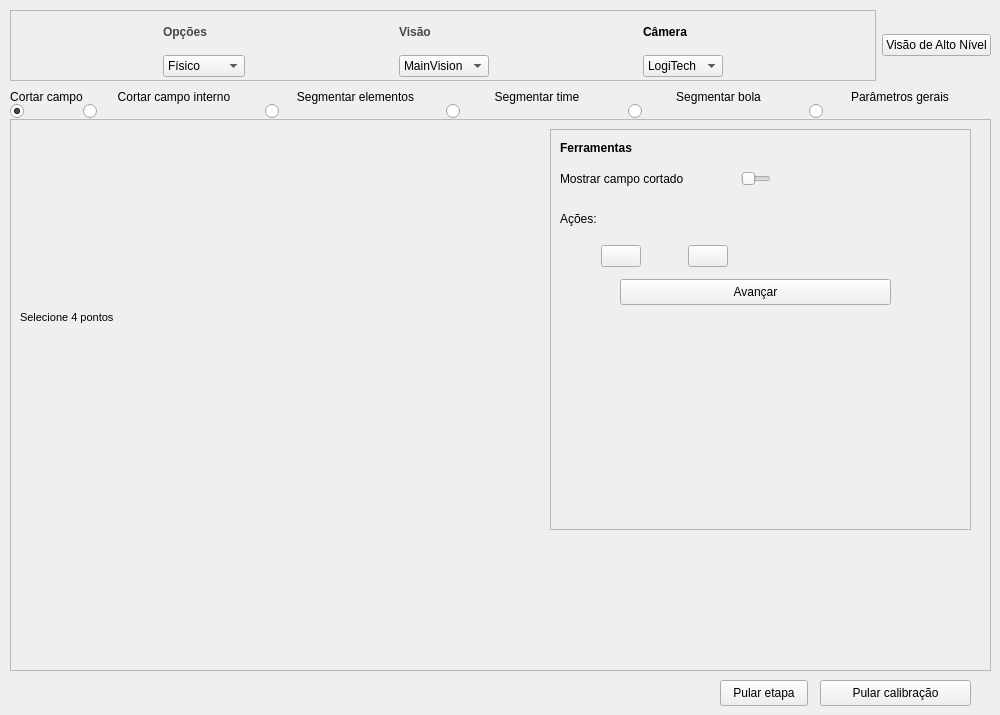
    <widget class="QWidget" name="visionTab">
     <attribute name="title">
      <string>Calibração da Visão</string>
     </attribute>
     <widget class="QPushButton" name="skipStepButton">
      <property name="geometry">
       <rect>
        <x>720</x>
        <y>680</y>
        <width>88</width>
        <height>26</height>
       </rect>
      </property>
      <property name="sizePolicy">
       <sizepolicy hsizetype="Preferred" vsizetype="Fixed">
        <horstretch>0</horstretch>
        <verstretch>0</verstretch>
       </sizepolicy>
      </property>
      <property name="cursor">
       <cursorShape>PointingHandCursor</cursorShape>
      </property>
      <property name="text">
       <string>Pular etapa</string>
      </property>
     </widget>
     <widget class="QPushButton" name="skipCalibrationButton">
      <property name="geometry">
       <rect>
        <x>820</x>
        <y>680</y>
        <width>151</width>
        <height>26</height>
       </rect>
      </property>
      <property name="cursor">
       <cursorShape>PointingHandCursor</cursorShape>
      </property>
      <property name="text">
       <string>Pular calibração</string>
      </property>
     </widget>
     <widget class="QWidget" name="stepper" native="true">
      <property name="geometry">
       <rect>
        <x>10</x>
        <y>90</y>
        <width>981</width>
        <height>581</height>
       </rect>
      </property>
      <layout class="QVBoxLayout" name="verticalLayout_3">
       <property name="spacing">
        <number>0</number>
       </property>
       <property name="rightMargin">
        <number>0</number>
       </property>
       <property name="bottomMargin">
        <number>0</number>
       </property>
       <item>
        <layout class="QHBoxLayout" name="stepperHeader">
         <item>
          <layout class="QGridLayout" name="cropFieldRadio">
           <item row="0" column="0" alignment="">
            <widget class="QLabel" name="cropFieldLabel">
             <property name="text">
              <string>&lt;html&gt;&lt;head/&gt;&lt;body&gt;&lt;p align=&quot;center&quot;&gt;Cortar campo&lt;/p&gt;&lt;/body&gt;&lt;/html&gt;</string>
             </property>
            </widget>
           </item>
           <item row="1" column="0" alignment="">
            <widget class="QRadioButton" name="cropFieldButton">
             <property name="sizePolicy">
              <sizepolicy hsizetype="Fixed" vsizetype="Fixed">
               <horstretch>0</horstretch>
               <verstretch>0</verstretch>
              </sizepolicy>
             </property>
             <property name="cursor">
              <cursorShape>PointingHandCursor</cursorShape>
             </property>
             <property name="text">
              <string/>
             </property>
             <property name="checked">
              <bool>true</bool>
             </property>
            </widget>
           </item>
          </layout>
         </item>
         <item>
          <layout class="QGridLayout" name="cropInnerFieldStep">
           <item row="0" column="0">
            <widget class="QLabel" name="cropInnFieldLabel">
             <property name="text">
              <string>&lt;html&gt;&lt;head/&gt;&lt;body&gt;&lt;p align=&quot;center&quot;&gt;Cortar campo interno&lt;/p&gt;&lt;/body&gt;&lt;/html&gt;</string>
             </property>
            </widget>
           </item>
           <item row="1" column="0" alignment="">
            <widget class="QRadioButton" name="cropInnerFieldButton">
             <property name="cursor">
              <cursorShape>PointingHandCursor</cursorShape>
             </property>
             <property name="text">
              <string/>
             </property>
             <property name="checked">
              <bool>false</bool>
             </property>
            </widget>
           </item>
          </layout>
         </item>
         <item>
          <layout class="QGridLayout" name="segElementsStep">
           <item row="0" column="0">
            <widget class="QLabel" name="segElementsLabel">
             <property name="text">
              <string>&lt;html&gt;&lt;head/&gt;&lt;body&gt;&lt;p align=&quot;center&quot;&gt;Segmentar elementos&lt;/p&gt;&lt;/body&gt;&lt;/html&gt;</string>
             </property>
            </widget>
           </item>
           <item row="1" column="0" alignment="">
            <widget class="QRadioButton" name="segElementsButton">
             <property name="cursor">
              <cursorShape>PointingHandCursor</cursorShape>
             </property>
             <property name="text">
              <string/>
             </property>
             <property name="checked">
              <bool>false</bool>
             </property>
            </widget>
           </item>
          </layout>
         </item>
         <item>
          <layout class="QGridLayout" name="segTeamStep">
           <item row="0" column="0">
            <widget class="QLabel" name="segTeamLabel">
             <property name="text">
              <string>&lt;html&gt;&lt;head/&gt;&lt;body&gt;&lt;p align=&quot;center&quot;&gt;Segmentar time&lt;/p&gt;&lt;/body&gt;&lt;/html&gt;</string>
             </property>
            </widget>
           </item>
           <item row="1" column="0" alignment="">
            <widget class="QRadioButton" name="segTeamButton">
             <property name="cursor">
              <cursorShape>PointingHandCursor</cursorShape>
             </property>
             <property name="text">
              <string/>
             </property>
             <property name="checked">
              <bool>false</bool>
             </property>
            </widget>
           </item>
          </layout>
         </item>
         <item>
          <layout class="QGridLayout" name="segBallStep">
           <item row="0" column="0">
            <widget class="QLabel" name="segBallLabel">
             <property name="text">
              <string>&lt;html&gt;&lt;head/&gt;&lt;body&gt;&lt;p align=&quot;center&quot;&gt;Segmentar bola&lt;/p&gt;&lt;/body&gt;&lt;/html&gt;</string>
             </property>
            </widget>
           </item>
           <item row="1" column="0" alignment="">
            <widget class="QRadioButton" name="segBallButton">
             <property name="cursor">
              <cursorShape>PointingHandCursor</cursorShape>
             </property>
             <property name="text">
              <string/>
             </property>
             <property name="checked">
              <bool>false</bool>
             </property>
            </widget>
           </item>
          </layout>
         </item>
         <item>
          <layout class="QGridLayout" name="genParamsStep">
           <item row="0" column="0">
            <widget class="QLabel" name="genParamsLabel">
             <property name="text">
              <string>&lt;html&gt;&lt;head/&gt;&lt;body&gt;&lt;p align=&quot;center&quot;&gt;Parâmetros gerais&lt;/p&gt;&lt;/body&gt;&lt;/html&gt;</string>
             </property>
            </widget>
           </item>
           <item row="1" column="0" alignment="">
            <widget class="QRadioButton" name="genParamsButton">
             <property name="cursor">
              <cursorShape>PointingHandCursor</cursorShape>
             </property>
             <property name="text">
              <string/>
             </property>
             <property name="checked">
              <bool>false</bool>
             </property>
            </widget>
           </item>
          </layout>
         </item>
        </layout>
       </item>
       <item>
        <widget class="QFrame" name="cropFieldStep">
         <property name="sizePolicy">
          <sizepolicy hsizetype="Expanding" vsizetype="Expanding">
           <horstretch>0</horstretch>
           <verstretch>0</verstretch>
          </sizepolicy>
         </property>
         <property name="frameShape">
          <enum>QFrame::Shape::StyledPanel</enum>
         </property>
         <property name="frameShadow">
          <enum>QFrame::Shadow::Raised</enum>
         </property>
         <widget class="QFrame" name="cropControlBox">
          <property name="geometry">
           <rect>
            <x>540</x>
            <y>10</y>
            <width>421</width>
            <height>401</height>
           </rect>
          </property>
          <property name="frameShape">
           <enum>QFrame::Shape::StyledPanel</enum>
          </property>
          <property name="frameShadow">
           <enum>QFrame::Shadow::Raised</enum>
          </property>
          <widget class="QLabel" name="cropLabel">
           <property name="geometry">
            <rect>
             <x>10</x>
             <y>10</y>
             <width>91</width>
             <height>18</height>
            </rect>
           </property>
           <property name="text">
            <string>&lt;html&gt;&lt;head/&gt;&lt;body&gt;&lt;p&gt;&lt;span style=&quot; font-weight:700;&quot;&gt;Ferramentas&lt;/span&gt;&lt;/p&gt;&lt;/body&gt;&lt;/html&gt;</string>
           </property>
          </widget>
          <widget class="QPushButton" name="nextStepButton">
           <property name="geometry">
            <rect>
             <x>70</x>
             <y>150</y>
             <width>271</width>
             <height>26</height>
            </rect>
           </property>
           <property name="text">
            <string>Avançar</string>
           </property>
          </widget>
          <widget class="QWidget" name="">
           <property name="geometry">
            <rect>
             <x>10</x>
             <y>40</y>
             <width>211</width>
             <height>20</height>
            </rect>
           </property>
           <layout class="QHBoxLayout" name="showCrop">
            <item>
             <widget class="QLabel" name="showCropLabel">
              <property name="text">
               <string>Mostrar campo cortado</string>
              </property>
             </widget>
            </item>
            <item>
             <widget class="QSlider" name="showCropSlider">
              <property name="sizePolicy">
               <sizepolicy hsizetype="Fixed" vsizetype="Fixed">
                <horstretch>0</horstretch>
                <verstretch>0</verstretch>
               </sizepolicy>
              </property>
              <property name="maximumSize">
               <size>
                <width>30</width>
                <height>15</height>
               </size>
              </property>
              <property name="cursor">
               <cursorShape>PointingHandCursor</cursorShape>
              </property>
              <property name="maximum">
               <number>1</number>
              </property>
              <property name="orientation">
               <enum>Qt::Orientation::Horizontal</enum>
              </property>
             </widget>
            </item>
           </layout>
          </widget>
          <widget class="QWidget" name="">
           <property name="geometry">
            <rect>
             <x>10</x>
             <y>70</y>
             <width>211</width>
             <height>68</height>
            </rect>
           </property>
           <layout class="QVBoxLayout" name="cropControls">
            <item>
             <widget class="QLabel" name="cropControlsLabel">
              <property name="text">
               <string>Ações:</string>
              </property>
             </widget>
            </item>
            <item>
             <layout class="QHBoxLayout" name="cropControlButtons">
              <item>
               <widget class="QPushButton" name="cropRedoButton">
                <property name="sizePolicy">
                 <sizepolicy hsizetype="Fixed" vsizetype="Fixed">
                  <horstretch>0</horstretch>
                  <verstretch>0</verstretch>
                 </sizepolicy>
                </property>
                <property name="cursor">
                 <cursorShape>PointingHandCursor</cursorShape>
                </property>
                <property name="text">
                 <string/>
                </property>
                <property name="icon">
                 <iconset>
                  <normaloff>assets/icons/redo.svg</normaloff>assets/icons/redo.svg</iconset>
                </property>
                <property name="iconSize">
                 <size>
                  <width>30</width>
                  <height>38</height>
                 </size>
                </property>
               </widget>
              </item>
              <item>
               <widget class="QPushButton" name="cropEraseButton">
                <property name="sizePolicy">
                 <sizepolicy hsizetype="Fixed" vsizetype="Fixed">
                  <horstretch>0</horstretch>
                  <verstretch>0</verstretch>
                 </sizepolicy>
                </property>
                <property name="cursor">
                 <cursorShape>PointingHandCursor</cursorShape>
                </property>
                <property name="text">
                 <string/>
                </property>
                <property name="icon">
                 <iconset>
                  <normaloff>assets/icons/eraser.svg</normaloff>assets/icons/eraser.svg</iconset>
                </property>
                <property name="iconSize">
                 <size>
                  <width>30</width>
                  <height>38</height>
                 </size>
                </property>
               </widget>
              </item>
             </layout>
            </item>
           </layout>
          </widget>
         </widget>
         <widget class="QWidget" name="">
          <property name="geometry">
           <rect>
            <x>10</x>
            <y>10</y>
            <width>521</width>
            <height>398</height>
           </rect>
          </property>
          <layout class="QVBoxLayout" name="displayCrop">
           <item>
            <widget class="QLabel" name="displayCropText">
             <property name="text">
              <string>&lt;html&gt;&lt;head/&gt;&lt;body&gt;&lt;p&gt;&lt;span style=&quot; font-size:8pt;&quot;&gt;Selecione 4 pontos&lt;/span&gt;&lt;/p&gt;&lt;/body&gt;&lt;/html&gt;</string>
             </property>
            </widget>
           </item>
           <item>
            <widget class="QLabel" name="displayCropImage">
             <property name="sizePolicy">
              <sizepolicy hsizetype="Maximum" vsizetype="Maximum">
               <horstretch>0</horstretch>
               <verstretch>0</verstretch>
              </sizepolicy>
             </property>
             <property name="cursor">
              <cursorShape>PointingHandCursor</cursorShape>
             </property>
             <property name="mouseTracking">
              <bool>true</bool>
             </property>
             <property name="lineWidth">
              <number>0</number>
             </property>
             <property name="text">
              <string/>
             </property>
             <property name="pixmap">
              <pixmap>assets/display.png</pixmap>
             </property>
             <property name="scaledContents">
              <bool>true</bool>
             </property>
             <property name="alignment">
              <set>Qt::AlignmentFlag::AlignCenter</set>
             </property>
            </widget>
           </item>
          </layout>
         </widget>
        </widget>
       </item>
      </layout>
     </widget>
     <widget class="QWidget" name="">
      <property name="geometry">
       <rect>
        <x>10</x>
        <y>10</y>
        <width>981</width>
        <height>71</height>
       </rect>
      </property>
      <layout class="QHBoxLayout" name="visionTabHeader">
       <item>
        <widget class="QFrame" name="visionControls">
         <property name="frameShape">
          <enum>QFrame::Shape::StyledPanel</enum>
         </property>
         <property name="frameShadow">
          <enum>QFrame::Shadow::Raised</enum>
         </property>
         <layout class="QHBoxLayout" name="horizontalLayout_5">
          <property name="spacing">
           <number>5</number>
          </property>
          <property name="leftMargin">
           <number>3</number>
          </property>
          <property name="topMargin">
           <number>3</number>
          </property>
          <property name="rightMargin">
           <number>3</number>
          </property>
          <property name="bottomMargin">
           <number>3</number>
          </property>
          <item>
           <layout class="QVBoxLayout" name="gameOptions_2">
            <item>
             <widget class="QLabel" name="optionsLabel_2">
              <property name="styleSheet">
               <string notr="true"/>
              </property>
              <property name="text">
               <string>&lt;html&gt;&lt;head/&gt;&lt;body&gt;&lt;p&gt;&lt;span style=&quot; font-weight:700; color:#494848;&quot;&gt;Opções&lt;/span&gt;&lt;/p&gt;&lt;/body&gt;&lt;/html&gt;</string>
              </property>
              <property name="scaledContents">
               <bool>true</bool>
              </property>
             </widget>
            </item>
            <item>
             <widget class="QComboBox" name="optionsDropdown_2">
              <property name="sizePolicy">
               <sizepolicy hsizetype="Fixed" vsizetype="Fixed">
                <horstretch>0</horstretch>
                <verstretch>0</verstretch>
               </sizepolicy>
              </property>
              <property name="cursor">
               <cursorShape>PointingHandCursor</cursorShape>
              </property>
              <property name="layoutDirection">
               <enum>Qt::LayoutDirection::LeftToRight</enum>
              </property>
              <property name="insertPolicy">
               <enum>QComboBox::InsertPolicy::InsertAtBottom</enum>
              </property>
              <property name="sizeAdjustPolicy">
               <enum>QComboBox::SizeAdjustPolicy::AdjustToContents</enum>
              </property>
              <item>
               <property name="text">
                <string>Físico</string>
               </property>
              </item>
              <item>
               <property name="text">
                <string>Simulado</string>
               </property>
              </item>
             </widget>
            </item>
           </layout>
          </item>
          <item>
           <layout class="QVBoxLayout" name="vision_2">
            <item>
             <widget class="QLabel" name="visionLabel_2">
              <property name="styleSheet">
               <string notr="true"/>
              </property>
              <property name="text">
               <string>&lt;html&gt;&lt;head/&gt;&lt;body&gt;&lt;p&gt;&lt;span style=&quot; font-weight:700; color:#494848;&quot;&gt;Visão&lt;/span&gt;&lt;/p&gt;&lt;/body&gt;&lt;/html&gt;</string>
              </property>
              <property name="scaledContents">
               <bool>true</bool>
              </property>
             </widget>
            </item>
            <item>
             <widget class="QComboBox" name="visionDropdown_2">
              <property name="sizePolicy">
               <sizepolicy hsizetype="Fixed" vsizetype="Fixed">
                <horstretch>0</horstretch>
                <verstretch>0</verstretch>
               </sizepolicy>
              </property>
              <property name="cursor">
               <cursorShape>PointingHandCursor</cursorShape>
              </property>
              <property name="layoutDirection">
               <enum>Qt::LayoutDirection::LeftToRight</enum>
              </property>
              <property name="styleSheet">
               <string notr="true"/>
              </property>
              <property name="insertPolicy">
               <enum>QComboBox::InsertPolicy::InsertAtBottom</enum>
              </property>
              <property name="sizeAdjustPolicy">
               <enum>QComboBox::SizeAdjustPolicy::AdjustToContents</enum>
              </property>
              <item>
               <property name="text">
                <string>MainVision</string>
               </property>
              </item>
              <item>
               <property name="text">
                <string>FiraSim</string>
               </property>
              </item>
              <item>
               <property name="text">
                <string>YOLO</string>
               </property>
              </item>
             </widget>
            </item>
           </layout>
          </item>
          <item>
           <layout class="QVBoxLayout" name="camera">
            <item>
             <widget class="QLabel" name="cameraLabel">
              <property name="text">
               <string>&lt;html&gt;&lt;head/&gt;&lt;body&gt;&lt;p&gt;&lt;span style=&quot; font-weight:700;&quot;&gt;Câmera&lt;/span&gt;&lt;/p&gt;&lt;/body&gt;&lt;/html&gt;</string>
              </property>
             </widget>
            </item>
            <item>
             <widget class="QComboBox" name="cameraDropdown">
              <property name="sizePolicy">
               <sizepolicy hsizetype="Fixed" vsizetype="Fixed">
                <horstretch>0</horstretch>
                <verstretch>0</verstretch>
               </sizepolicy>
              </property>
              <property name="sizeAdjustPolicy">
               <enum>QComboBox::SizeAdjustPolicy::AdjustToContents</enum>
              </property>
              <item>
               <property name="text">
                <string>LogiTech</string>
               </property>
              </item>
              <item>
               <property name="text">
                <string>Outra</string>
               </property>
              </item>
             </widget>
            </item>
           </layout>
          </item>
         </layout>
        </widget>
       </item>
       <item>
        <widget class="QPushButton" name="highLevelVisionButton">
         <property name="sizePolicy">
          <sizepolicy hsizetype="Fixed" vsizetype="Fixed">
           <horstretch>0</horstretch>
           <verstretch>0</verstretch>
          </sizepolicy>
         </property>
         <property name="cursor">
          <cursorShape>PointingHandCursor</cursorShape>
         </property>
         <property name="layoutDirection">
          <enum>Qt::LayoutDirection::LeftToRight</enum>
         </property>
         <property name="autoFillBackground">
          <bool>false</bool>
         </property>
         <property name="styleSheet">
          <string notr="true"/>
         </property>
         <property name="text">
          <string>Visão de Alto Nível</string>
         </property>
         <property name="checkable">
          <bool>true</bool>
         </property>
        </widget>
       </item>
      </layout>
     </widget>
    </widget>
